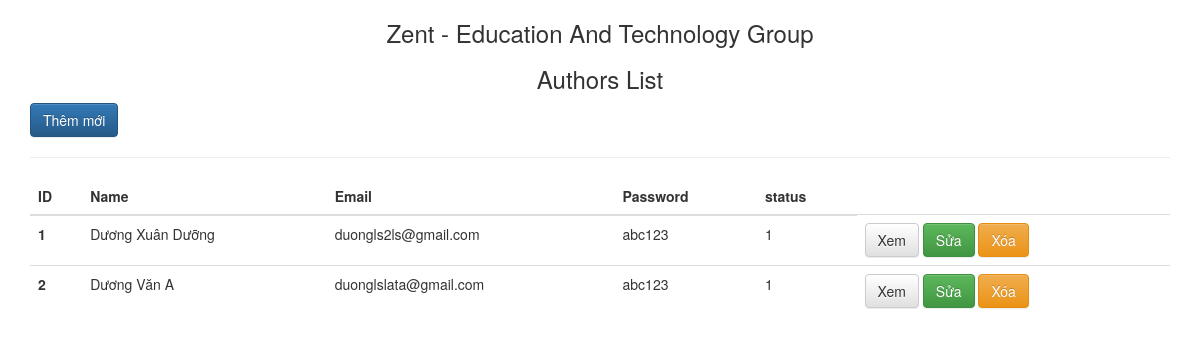
The app's page /Admin/authors/authors.php, older data.
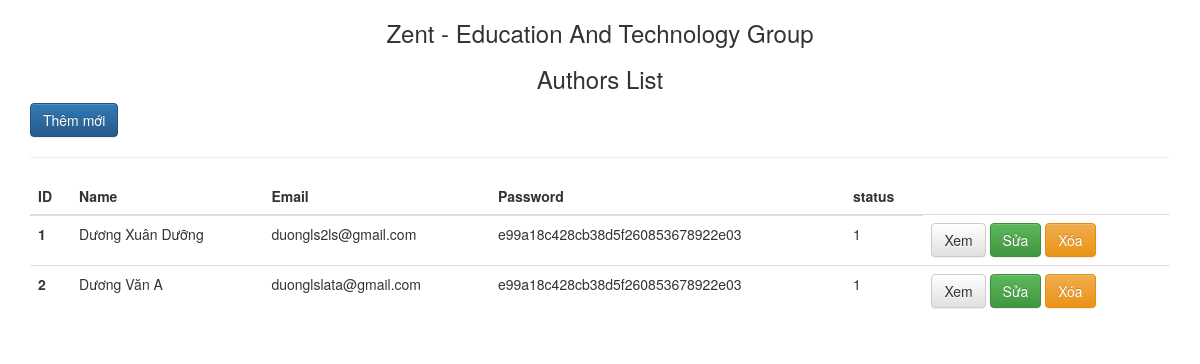
The same page, newer data.
### tables this page shows
CREATE TABLE `authors`  (
  `id` int(11) NOT NULL AUTO_INCREMENT,
  `name` varchar(255) NULL DEFAULT NULL,
  `email` varchar(255) NULL DEFAULT NULL,
  `password` varchar(255) NULL DEFAULT NULL,
  `status` int(255) NULL DEFAULT NULL,
  PRIMARY KEY (`id`) USING BTREE
);

### Admin/authors/authors.php (the view, shortened to what this page needs)
<?php
	require_once('../../connection.php');
	$query_authors=  "SELECT * from authors";
	$result_authors = $conn->query($query_authors);
	$authors_post = array();
	while($row = $result_authors->fetch_assoc()){
		$authors_post[] = $row;
	}
?>
<!DOCTYPE html>
<html>
<head>
    <link rel="stylesheet" href="http://netdna.bootstrapcdn.com/bootstrap/3.1.1/css/bootstrap.min.css">
    <link rel="stylesheet" href="http://netdna.bootstrapcdn.com/bootstrap/3.1.1/css/bootstrap-theme.min.css">
</head>
<body>
    <div class="container">
    <h3 align="center">Zent - Education And Technology Group</h3>
    <h3 align="center">Authors List</h3>
    <a href="authors_add.php" type="button" class="btn btn-primary">Thêm mới</a>
    <hr>
    <table class="table">
      <thead>
        <tr>
          <th scope="col">ID</th>
          <th scope="col">Name</th>
          <th scope="col">Email</th>
          <th scope="col">Password</th>
          <th scope="col">status</th>
        </tr>
      </thead>
      <tbody>
      <?php  foreach ($authors_post as $status) { ?>
        <tr>
          <th scope="row"><?= $status['id']?></th>
          <td><?=  $status['name']?></td>
          <td><?= $status['email']?></td>
          <td><?=  $status['password']?></td>
          <td><?= $status['status']?></td>
          <td>
            <a href="authors_detail.php?id=<?=$status['id']?>" type="button" class="btn btn-default">Xem</a>
            <a href="authors_edit.php?id=<?=$status['id']?>" type="button" class="btn btn-success">Sửa</a>
            <a href="authors_delete.php?id=<?=$status['id']?>" type="button" class="btn btn-warning">Xóa</a>
          </td>
        </tr>
        <?php } ?>
      </tbody>
    </table>
    </div>
</body>
</html>

Row changes from the older to the newer data that the page shows:
changed authors "Dương Xuân Dưỡng": password "abc123" → "e99a18c428cb38d5f260853678922e03"
changed authors "Dương Văn A": password "abc123" → "e99a18c428cb38d5f260853678922e03"
